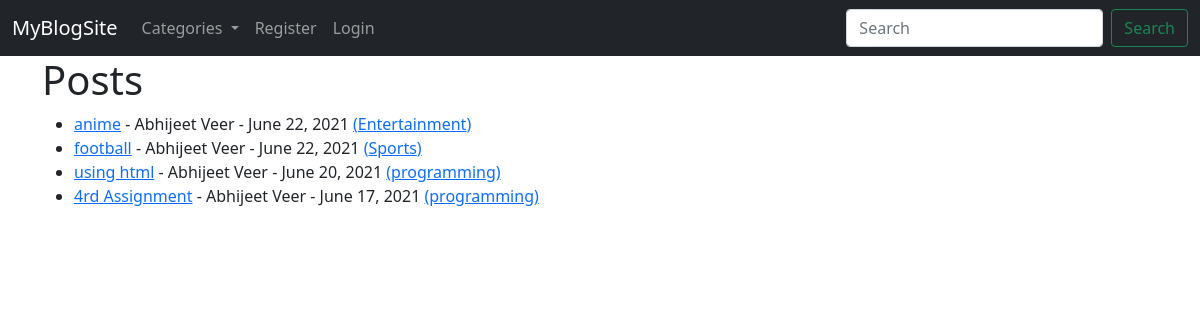
The page / on the database its author committed.
### theblog/models.py (models this page shows, shortened)
class Post(models.Model):
    title=models.CharField(max_length=255)
    title_tag=models.CharField(max_length=255, default="")
    author=models.ForeignKey(User,on_delete=models.CASCADE)
    body=models.TextField()
    post_date=models.DateField(auto_now_add=True)
    category=models.CharField(max_length=255, default="programming")

### theblog/views.py (the view)
# urls.py: path('', HomeView.as_view(), name='home'),
class HomeView(generic.ListView):
    model=Post
    template_name= 'home.html'
    ordering=['-post_date']
    def get_context_data(self, *args, **kwargs):
        cat_menu= Category.objects.all()
        context= super(HomeView,self).get_context_data(*args, **kwargs)
        context["cat_menu"]=cat_menu
        return context

### theblog/models.py (called while the page is built)
    def __str__(self):
        return self.name

### theblog/templates/home.html
{% extends 'base.html' %}
{% block content %}
<h1>Posts</h1>
<ul>
{% for post in object_list %}
   <li><a href="{% url 'article-detail' post.pk %}">{{ post.title }}</a> - {{ post.author.first_name }} {{post.author.last_name}} - {{post.post_date}} <a href="{% url 'category' post.category %}">({{ post.category }})</a></li>
{% endfor %}
</ul>
{% endblock %}

### rows shown on the page
Post: title "anime", author.first_name "Abhijeet", author.last_name "Veer", post_date "June 22, 2021", category "Entertainment"
Post: title "football", author.first_name "Abhijeet", author.last_name "Veer", post_date "June 22, 2021", category "Sports"
Post: title "using html", author.first_name "Abhijeet", author.last_name "Veer", post_date "June 20, 2021", category "programming"
Post: title "4rd Assignment", author.first_name "Abhijeet", author.last_name "Veer", post_date "June 17, 2021", category "programming"
